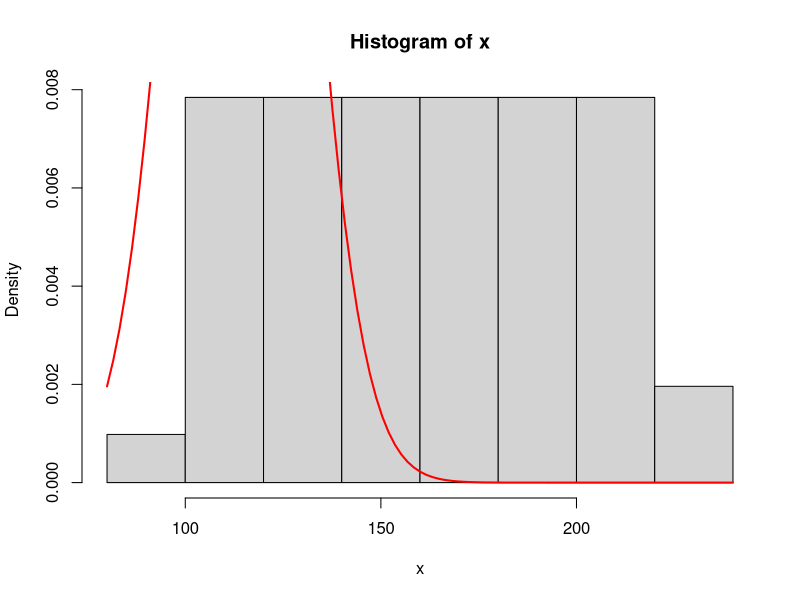

Reproduce this figure in R.
## ---- chunk 1
l1 = seq(0, 50)
l2 = 2.5 * l1 + 10

l1
l2

dados = l2
## ---- chunk 2
mean(dados)
sd(dados)
median(dados)
quantile(dados)
## ---- chunk 3
x = dados + as.integer(89, 102, 67, 45)

mean(x)
sd(x)

hist(x, prob=TRUE)
curve(dnorm(x, 114, 14.86), add=TRUE, col="red", lwd=2)
